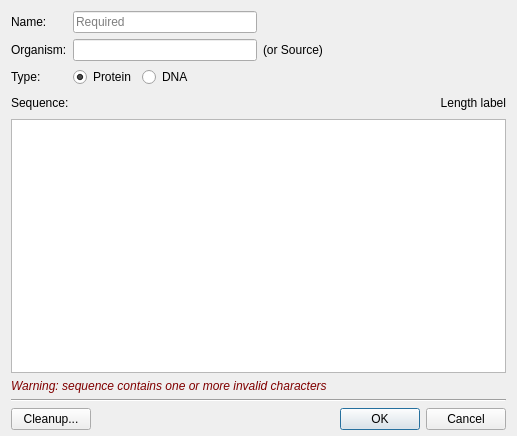
<?xml version="1.0" encoding="UTF-8"?>
<ui version="4.0">
 <class>NewSequenceEntityDialog</class>
 <widget class="QDialog" name="NewSequenceEntityDialog">
  <property name="geometry">
   <rect>
    <x>0</x>
    <y>0</y>
    <width>517</width>
    <height>436</height>
   </rect>
  </property>
  <property name="windowTitle">
   <string>Create new sequence</string>
  </property>
  <property name="windowIcon">
   <iconset resource="../../../resources.qrc">
    <normaloff>:/aliases/images/icons/new-sequence</normaloff>:/aliases/images/icons/new-sequence</iconset>
  </property>
  <layout class="QVBoxLayout" name="verticalLayout">
   <property name="bottomMargin">
    <number>6</number>
   </property>
   <item>
    <layout class="QGridLayout" name="gridLayout">
     <item row="0" column="0">
      <widget class="QLabel" name="label">
       <property name="text">
        <string>Name:</string>
       </property>
      </widget>
     </item>
     <item row="0" column="1">
      <widget class="QLineEdit" name="nameLineEdit_">
       <property name="placeholderText">
        <string>Required</string>
       </property>
      </widget>
     </item>
     <item row="0" column="3">
      <spacer name="horizontalSpacer_2">
       <property name="orientation">
        <enum>Qt::Horizontal</enum>
       </property>
       <property name="sizeHint" stdset="0">
        <size>
         <width>40</width>
         <height>20</height>
        </size>
       </property>
      </spacer>
     </item>
     <item row="1" column="0">
      <widget class="QLabel" name="label_2">
       <property name="text">
        <string>Organism:</string>
       </property>
      </widget>
     </item>
     <item row="1" column="1">
      <widget class="QLineEdit" name="organismLineEdit_"/>
     </item>
     <item row="1" column="2">
      <widget class="QLabel" name="label_6">
       <property name="text">
        <string>(or Source)</string>
       </property>
      </widget>
     </item>
     <item row="2" column="0">
      <widget class="QLabel" name="label_4">
       <property name="text">
        <string>Type:</string>
       </property>
      </widget>
     </item>
     <item row="2" column="1">
      <layout class="QHBoxLayout" name="horizontalLayout_2">
       <item>
        <widget class="QRadioButton" name="proteinTypeRadioButton_">
         <property name="text">
          <string>Protein</string>
         </property>
         <property name="checked">
          <bool>true</bool>
         </property>
        </widget>
       </item>
       <item>
        <widget class="QRadioButton" name="dnaTypeRadioButton_">
         <property name="text">
          <string>DNA</string>
         </property>
        </widget>
       </item>
       <item>
        <spacer name="horizontalSpacer_3">
         <property name="orientation">
          <enum>Qt::Horizontal</enum>
         </property>
         <property name="sizeHint" stdset="0">
          <size>
           <width>40</width>
           <height>20</height>
          </size>
         </property>
        </spacer>
       </item>
      </layout>
     </item>
    </layout>
   </item>
   <item>
    <layout class="QHBoxLayout" name="horizontalLayout">
     <item>
      <widget class="QLabel" name="label_3">
       <property name="text">
        <string>Sequence:</string>
       </property>
      </widget>
     </item>
     <item>
      <spacer name="horizontalSpacer">
       <property name="orientation">
        <enum>Qt::Horizontal</enum>
       </property>
       <property name="sizeHint" stdset="0">
        <size>
         <width>40</width>
         <height>20</height>
        </size>
       </property>
      </spacer>
     </item>
     <item>
      <widget class="QLabel" name="numCharsLabel_">
       <property name="text">
        <string>Length label</string>
       </property>
       <property name="alignment">
        <set>Qt::AlignRight|Qt::AlignTrailing|Qt::AlignVCenter</set>
       </property>
      </widget>
     </item>
    </layout>
   </item>
   <item>
    <widget class="QTextEdit" name="sequenceTextEdit_">
     <property name="font">
      <font>
       <family>Monospace</family>
      </font>
     </property>
     <property name="acceptRichText">
      <bool>false</bool>
     </property>
    </widget>
   </item>
   <item>
    <widget class="QLabel" name="warningLabel_">
     <property name="font">
      <font>
       <italic>true</italic>
      </font>
     </property>
     <property name="styleSheet">
      <string notr="true">QLabel { color: rgb(128, 0, 0); }</string>
     </property>
     <property name="text">
      <string>Warning: sequence contains one or more invalid characters</string>
     </property>
    </widget>
   </item>
   <item>
    <widget class="Line" name="line">
     <property name="orientation">
      <enum>Qt::Horizontal</enum>
     </property>
    </widget>
   </item>
   <item>
    <layout class="QHBoxLayout" name="horizontalLayout_3">
     <item>
      <widget class="QPushButton" name="cleanupButton_">
       <property name="text">
        <string>Cleanup...</string>
       </property>
       <property name="icon">
        <iconset resource="../../../resources.qrc">
         <normaloff>:/resources/images/icons/seanau/Clean.png</normaloff>:/resources/images/icons/seanau/Clean.png</iconset>
       </property>
      </widget>
     </item>
     <item>
      <widget class="QDialogButtonBox" name="buttonBox_">
       <property name="orientation">
        <enum>Qt::Horizontal</enum>
       </property>
       <property name="standardButtons">
        <set>QDialogButtonBox::Cancel|QDialogButtonBox::Ok</set>
       </property>
      </widget>
     </item>
    </layout>
   </item>
  </layout>
 </widget>
 <resources>
  <include location="../../../resources.qrc"/>
 </resources>
 <connections>
  <connection>
   <sender>buttonBox_</sender>
   <signal>accepted()</signal>
   <receiver>NewSequenceEntityDialog</receiver>
   <slot>accept()</slot>
   <hints>
    <hint type="sourcelabel">
     <x>314</x>
     <y>410</y>
    </hint>
    <hint type="destinationlabel">
     <x>157</x>
     <y>274</y>
    </hint>
   </hints>
  </connection>
  <connection>
   <sender>buttonBox_</sender>
   <signal>rejected()</signal>
   <receiver>NewSequenceEntityDialog</receiver>
   <slot>reject()</slot>
   <hints>
    <hint type="sourcelabel">
     <x>382</x>
     <y>416</y>
    </hint>
    <hint type="destinationlabel">
     <x>286</x>
     <y>274</y>
    </hint>
   </hints>
  </connection>
 </connections>
</ui>
